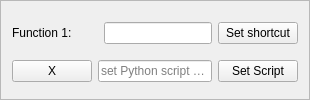
                <widget class="QFrame" name="frame_8">
                 <property name="minimumSize">
                  <size>
                   <width>0</width>
                   <height>85</height>
                  </size>
                 </property>
                 <property name="frameShape">
                  <enum>QFrame::StyledPanel</enum>
                 </property>
                 <property name="frameShadow">
                  <enum>QFrame::Raised</enum>
                 </property>
                 <layout class="QGridLayout" name="gridLayout_14">
                  <item row="0" column="3">
                   <widget class="QPushButton" name="setShortFunc1">
                    <property name="text">
                     <string>Set shortcut</string>
                    </property>
                   </widget>
                  </item>
                  <item row="1" column="1" colspan="2">
                   <widget class="QLineEdit" name="lineEdit_8">
                    <property name="readOnly">
                     <bool>true</bool>
                    </property>
                    <property name="placeholderText">
                     <string>set Python script path</string>
                    </property>
                   </widget>
                  </item>
                  <item row="1" column="3">
                   <widget class="QPushButton" name="setSript1">
                    <property name="text">
                     <string>Set Script</string>
                    </property>
                   </widget>
                  </item>
                  <item row="0" column="2">
                   <widget class="QLineEdit" name="lineEdit_7"/>
                  </item>
                  <item row="1" column="0">
                   <widget class="QPushButton" name="xf1">
                    <property name="text">
                     <string>X</string>
                    </property>
                   </widget>
                  </item>
                  <item row="0" column="0" colspan="2">
                   <widget class="QLabel" name="label_52">
                    <property name="minimumSize">
                     <size>
                      <width>0</width>
                      <height>30</height>
                     </size>
                    </property>
                    <property name="text">
                     <string>Function 1:</string>
                    </property>
                   </widget>
                  </item>
                 </layout>
                </widget>
